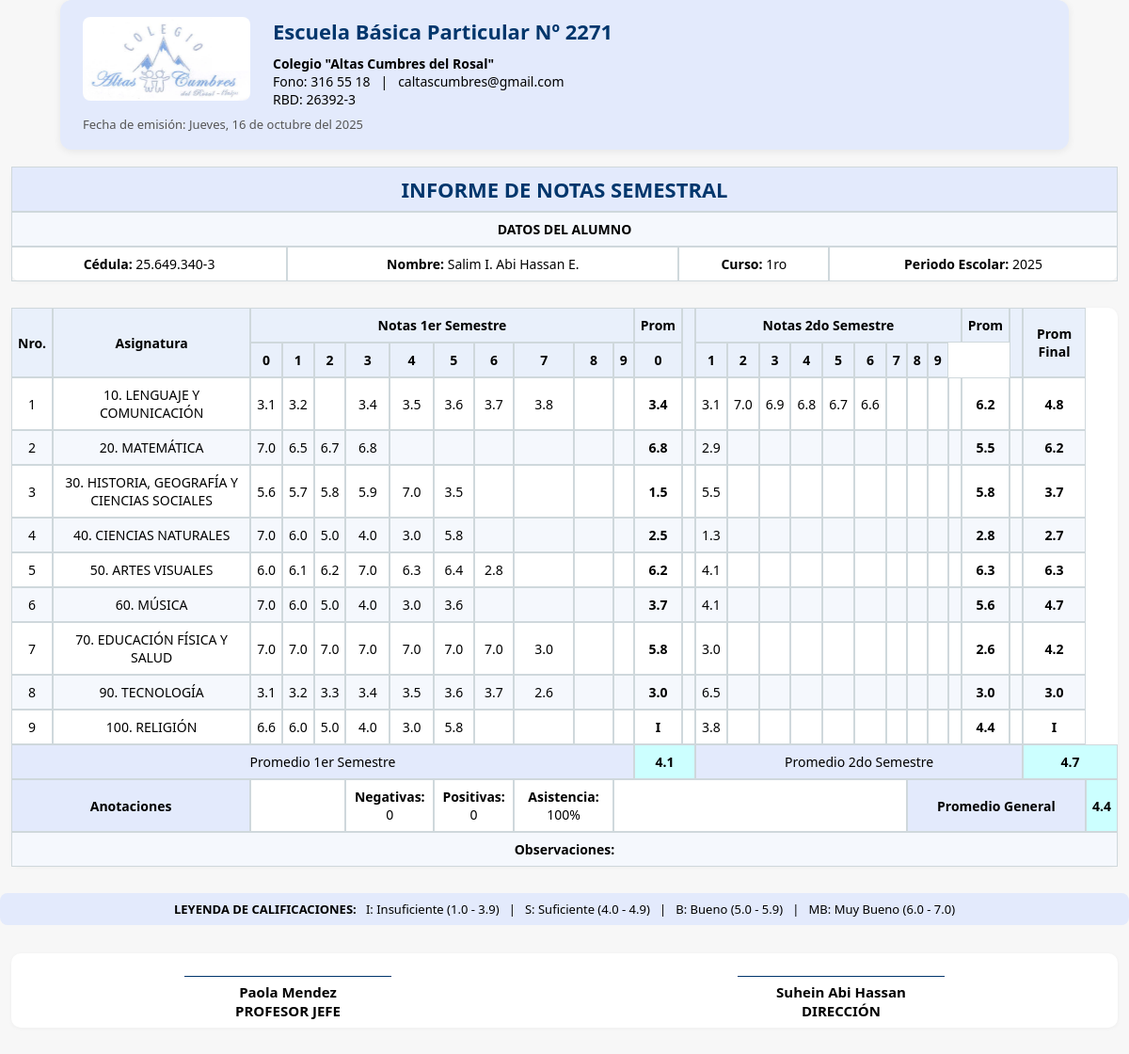
The app's page /registrar_notas_anotaciones_impS.php with its own data.
### tables this page shows
CREATE TABLE `imp` (
  `id` int(11) NOT NULL,
  `ci_alu` int(9) NOT NULL,
  `ci_alu2` varchar(3) NOT NULL
);

CREATE TABLE `alumno` (
  `id_alu` int(11) NOT NULL,
  `ci_alu` int(9) NOT NULL,
  `ci_alu2` varchar(1) NOT NULL,
  `nom_alu` varchar(50) NOT NULL,
  `grado` int(2) NOT NULL,
  `seccion` varchar(2) NOT NULL,
  `periodo` varchar(5) NOT NULL,
  `sexo` varchar(15) NOT NULL,
  `retirado` int(1) NOT NULL,
  `borrado` int(1) NOT NULL
);

CREATE TABLE `asignatura` (
  `id_asig` int(11) NOT NULL,
  `cod_asig` float NOT NULL,
  `nom_asig` varchar(50) NOT NULL,
  `g1` varchar(2) NOT NULL,
  `g2` varchar(2) NOT NULL,
  `g3` varchar(2) NOT NULL,
  `g4` varchar(2) NOT NULL,
  `g5` varchar(2) NOT NULL,
  `g6` varchar(2) NOT NULL,
  `g7` varchar(2) NOT NULL,
  `g8` varchar(2) NOT NULL,
  `borrado` int(1) NOT NULL
);

CREATE TABLE `notas2025` (
  `id_notas` int(11) NOT NULL,
  `ci_alu` int(8) NOT NULL,
  `ci_alu2` varchar(2) NOT NULL,
  `cod_asig` int(2) NOT NULL,
  `cod_curso` varchar(8) NOT NULL,
  `periodo` varchar(8) NOT NULL,
  `semestre` int(1) NOT NULL,
  `nota_prom` float NOT NULL,
  `prom_final` float NOT NULL,
  `prom_sem` float NOT NULL,
  `prom_gen` float NOT NULL,
  `nota` float NOT NULL,
  `anot_n` int(3) NOT NULL,
  `anot_p` int(3) NOT NULL,
  `porc_asist` int(3) NOT NULL,
  `obs` mediumtext NOT NULL,
  `fecha` date NOT NULL,
  `final` int(1) NOT NULL,
  `semestral` int(1) NOT NULL
);

CREATE TABLE `prof` (
  `id_prof` int(11) NOT NULL,
  `ci_prof` int(9) NOT NULL,
  `ci_prof2` varchar(1) NOT NULL,
  `nom_prof` varchar(30) NOT NULL,
  `dir_prof` varchar(150) NOT NULL,
  `tlf_prof` varchar(50) NOT NULL,
  `retirado` int(1) NOT NULL,
  `director` int(1) DEFAULT 0
);

### registrar_notas_anotaciones_impS.php (the view, shortened to what this page needs)
<?php
$conexion = conectarse_escuela();
$ci_alu = $ci_alu2 = $nom_alu = $grado = $periodo = $nom_prof = $nom_dir = $obs = "";
$prom_sem = $prom_sem2 = $prom_gen = $anota_n = $anota_p = $porc_asist = "";
$fecha_insc = date("d-m-Y");
$consulta_imp = $conexion->prepare("SELECT * FROM imp WHERE id = 1");
$consulta_imp->execute();
$datos_imp = $consulta_imp->get_result()->fetch_assoc();
if ($datos_imp) {
    $ci_alu = $datos_imp['ci_alu'];
    $ci_alu2 = strtoupper($datos_imp['ci_alu2']);
}
$consulta_alumno = $conexion->prepare("SELECT * FROM alumno WHERE ci_alu = ? AND ci_alu2 = ?");
$consulta_alumno->bind_param("ss", $ci_alu, $ci_alu2);
$consulta_alumno->execute();
$datos_alumno = $consulta_alumno->get_result()->fetch_assoc();
if ($datos_alumno && $datos_alumno['borrado'] == 0) {
    $nom_alu = $datos_alumno['nom_alu'];
    $grado = $datos_alumno['grado'];
    $periodo = $datos_alumno['periodo'];
    $cod_curso = $grado . $periodo;
    $consulta_curso = $conexion->prepare("SELECT * FROM curso WHERE cod_curso = ?");
    $consulta_curso->bind_param("s", $cod_curso);
    $consulta_curso->execute();
    $datos_curso = $consulta_curso->get_result()->fetch_assoc();
    $ci_prof = $datos_curso['ci_prof'] ?? '';
    $ci_prof2 = $datos_curso['ci_prof2'] ?? '';
    $consulta_prof = $conexion->prepare("SELECT * FROM prof WHERE ci_prof = ? AND ci_prof2 = ?");
    $consulta_prof->bind_param("ss", $ci_prof, $ci_prof2);
    $consulta_prof->execute();
    $datos_prof = $consulta_prof->get_result()->fetch_assoc();
    $nom_prof = $datos_prof['nom_prof'] ?? '';
    $consulta_dir = $conexion->prepare("SELECT * FROM prof WHERE director = 1");
    $consulta_dir->execute();
    $datos_dir = $consulta_dir->get_result()->fetch_assoc();
    $nom_dir = $datos_dir['nom_prof'] ?? '';
    if ($grado < 3) {
        $consulta_asig = $conexion->prepare("SELECT * FROM asignatura WHERE g1 = 'SI' AND borrado = 0 ORDER BY cod_asig");
    } elseif ($grado >= 3 && $grado < 7) {
        $consulta_asig = $conexion->prepare("SELECT * FROM asignatura WHERE g3 = 'SI' AND borrado = 0 ORDER BY cod_asig");
    } else {
        $consulta_asig = $conexion->prepare("SELECT * FROM asignatura WHERE g7 = 'SI' AND borrado = 0 ORDER BY cod_asig");
    }
    $consulta_asig->execute();
    $resultado_asig = $consulta_asig->get_result();
    $notas1 = [];
    $prom_sem = 0;
    $s = 0;
    while ($asig = $resultado_asig->fetch_assoc()) {
        $cod_asig = $asig['cod_asig'];
        $nom_asig = $asig['nom_asig'];
        $consulta_nota = $conexion->prepare("SELECT * FROM notas$periodo WHERE ci_alu = ? AND ci_alu2 = ? AND periodo = ? AND semestre = '1' AND cod_asig = ? ORDER BY id_notas");
        $consulta_nota->bind_param("ssss", $ci_alu, $ci_alu2, $periodo, $cod_asig);
        $consulta_nota->execute();
        $res_nota = $consulta_nota->get_result();
        $notas = [];
        $prom = "";
        while ($row = $res_nota->fetch_assoc()) {
            $notas[] = ($row['nota'] > 0) ? number_format($row['nota'], 1, '.', '') : "";
            $prom = ($row['nota_prom'] > 0) ? number_format($row['nota_prom'], 1, '.', '') : "";
            $anota_n = $row['anot_n'] ?? "";
            $anota_p = $row['anot_p'] ?? "";
            $porc_asist = $row['porc_asist'] ?? "";
            $obs = $row['obs'] ?? "";
        }
        if ($cod_asig < 100 && $prom > 0) {
            $s++;
            $prom_sem += $prom;
        }
        if ($cod_asig == 100 && $prom !== "") {
            $val = $prom;
            $prom = match(true) {
                $val >= 1 && $val <= 3.9 => 'I',
                $val >= 4 && $val <= 4.9 => 'S',
                $val >= 5 && $val <= 5.9 => 'B',
                $val >= 6 && $val <= 7 => 'MB',
                default => $prom
            };
        }
        $notas1[] = [
            'cod_asig' => $cod_asig,
            'nom_asig' => $nom_asig,
            'notas' => $notas,
            'prom' => $prom
        ];
    }
    $prom_sem = ($s > 0) ? number_format($prom_sem / $s, 1, '.', '') : "";
    if ($grado < 3) {
        $consulta_asig = $conexion->prepare("SELECT * FROM asignatura WHERE g1 = 'SI' AND borrado = 0 ORDER BY cod_asig");
    } elseif ($grado >= 3 && $grado < 7) {
        $consulta_asig = $conexion->prepare("SELECT * FROM asignatura WHERE g3 = 'SI' AND borrado = 0 ORDER BY cod_asig");
    } else {
        $consulta_asig = $conexion->prepare("SELECT * FROM asignatura WHERE g7 = 'SI' AND borrado = 0 ORDER BY cod_asig");
    }
    $consulta_asig->execute();
    $resultado_asig2 = $consulta_asig->get_result();
    $notas2 = [];
    $prom_sem2 = 0;
    $g = 0;
    $prom_gen = 0;
    while ($asig = $resultado_asig2->fetch_assoc()) {
        $cod_asig = $asig['cod_asig'];
        $nom_asig = $asig['nom_asig'];
        $consulta_nota = $conexion->prepare("SELECT * FROM notas$periodo WHERE ci_alu = ? AND ci_alu2 = ? AND periodo = ? AND semestre = '2' AND cod_asig = ? ORDER BY id_notas");
        $consulta_nota->bind_param("ssss", $ci_alu, $ci_alu2, $periodo, $cod_asig);
        $consulta_nota->execute();
        $res_nota = $consulta_nota->get_result();
        $notas = [];
        $prom2 = "";
        while ($row = $res_nota->fetch_assoc()) {
            $notas[] = ($row['nota'] > 0) ? number_format($row['nota'], 1, '.', '') : "";
            $prom2 = ($row['nota_prom'] > 0) ? number_format($row['nota_prom'], 1, '.', '') : "";
        }
        if ($cod_asig < 100 && $prom2 > 0) {
            $prom_sem2 += $prom2;
            $pf = 0;
            if (isset($notas1[$g]['prom']) && $notas1[$g]['prom'] > 0) {
                $pf = ($notas1[$g]['prom'] + $prom2) / 2;
            } else {
                $pf = $prom2;
            }
            $notas2[] = [
                'cod_asig' => $cod_asig,
                'nom_asig' => $nom_asig,
                'notas' => $notas,
                'prom2' => $prom2,
                'prom_final' => ($pf > 0) ? number_format($pf, 1, '.', '') : ""
            ];
            if ($pf > 0) {
                $prom_gen += $pf;
                $g++;
            }
        } else {
            $notas2[] = [
                'cod_asig' => $cod_asig,
                'nom_asig' => $nom_asig,
                'notas' => $notas,
                'prom2' => $prom2,
                'prom_final' => $notas1[$g]['prom'] ?? ""
            ];
        }
    }
    $prom_sem2 = ($g > 0) ? number_format($prom_sem2 / $g, 1, '.', '') : "";
    $prom_gen = ($g > 0) ? number_format($prom_gen / $g, 1, '.', '') : "";
    function obtenerFechaEnLetra($fecha) {
        $dia = conocerDiaSemanaFecha($fecha);
        $num = date("j", strtotime($fecha));
        $anno = date("Y", strtotime($fecha));
        $meses = array('enero', 'febrero', 'marzo', 'abril', 'mayo', 'junio', 'julio', 'agosto', 'septiembre', 'octubre', 'noviembre', 'diciembre');
        $mes = $meses[(date('m', strtotime($fecha)) * 1) - 1];
        return $dia . ', ' . $num . ' de ' . $mes . ' del ' . $anno;
    }
    function conocerDiaSemanaFecha($fecha) {
        $dias = array('Domingo', 'Lunes', 'Martes', 'Miércoles', 'Jueves', 'Viernes', 'Sábado');
        $dia = $dias[date('w', strtotime($fecha))];
        return $dia;
    }
}
?>
<!DOCTYPE html>
<html lang="es">
<head>
</head>
<body>
<center>
<div class="caja">
    <img src="/Sistema_Escuela/imagenes/logo altas cumbres.jpg" width="178" height="89" style="float:left; margin-right:24px; border-radius:8px;" />
    <div style="text-align:left;">
        <div class="titulo">Escuela Básica Particular Nº 2271</div>
        <div><strong>Colegio "Altas Cumbres del Rosal"</strong></div>
        <div>Fono: 316 55 18 &nbsp; | &nbsp; caltascumbres@gmail.com</div>
        <div>RBD: 26392-3</div>
        <div style="margin-top:8px; font-size:13px; color:#555;">Fecha de emisión: <?php echo obtenerFechaEnLetra($fecha_insc); ?></div>
    </div>
</div>
<table>
    <tr>
        <td colspan="4" class="titulo" style="background:#e3eafc;">INFORME DE NOTAS SEMESTRAL</td>
    </tr>
    <tr>
        <td colspan="4" style="background:#f5f8fd;"><strong>DATOS DEL ALUMNO</strong></td>
    </tr>
    <tr>
        <td><strong>Cédula:</strong> <?php echo number_format($ci_alu, 0, ' ', '.') . '-' . $ci_alu2; ?></td>
        <td><strong>Nombre:</strong> <?php echo htmlspecialchars($nom_alu); ?></td>
        <td><strong>Curso:</strong> <?php
            $grados = ['1' => '1ro', '2' => '2do', '3' => '3ro', '4' => '4to', '5' => '5to', '6' => '6to', '7' => '7mo', '8' => '8vo'];
            echo $grados[$grado] ?? '';
        ?></td>
        <td><strong>Periodo Escolar:</strong> <?php echo htmlspecialchars($periodo); ?></td>
    </tr>
</table>
<table>
    <tr>
        <th rowspan="2">Nro.</th>
        <th rowspan="2">Asignatura</th>
        <th colspan="10">Notas 1er Semestre</th>
        <th>Prom</th>
        <th rowspan="2"></th>
        <th colspan="10">Notas 2do Semestre</th>
        <th>Prom</th>
        <th rowspan="2"></th>
        <th rowspan="2">Prom Final</th>
    </tr>
    <tr>
        <?php for ($i = 0; $i < 10; $i++) echo "<th>$i</th>"; ?>
        <?php for ($i = 0; $i < 10; $i++) echo "<th>$i</th>"; ?>
    </tr>
    <?php
    $nro = 1;
    foreach ($notas1 as $idx => $asig1) {
        $asig2 = $notas2[$idx] ?? ['notas'=>[], 'prom2'=>'', 'prom_final'=>''];
        echo "<tr>";
        echo "<td>$nro</td>";
        echo "<td align='left'>{$asig1['cod_asig']}. {$asig1['nom_asig']}</td>";
        for ($i = 0; $i < 10; $i++) {
            echo "<td>" . ($asig1['notas'][$i] ?? '') . "</td>";
        }
        echo "<td><strong>{$asig1['prom']}</strong></td>";
        echo "<td></td>";
        for ($i = 0; $i < 10; $i++) {
            echo "<td>" . ($asig2['notas'][$i] ?? '') . "</td>";
        }
        echo "<td><strong>{$asig2['prom2']}</strong></td>";
        echo "<td></td>";
        echo "<td><strong>{$asig2['prom_final']}</strong></td>";
        echo "</tr>";
        $nro++;
    }
    ?>
    <tr>
        <td colspan="12" align="right" style="background:#e3eafc;">Promedio 1er Semestre</td>
        <td colspan="2" style="background:#ccffff;"><strong><?php echo $prom_sem; ?></strong></td>
        <td colspan="12" align="right" style="background:#e3eafc;">Promedio 2do Semestre</td>
        <td colspan="2" style="background:#ccffff;"><strong><?php echo $prom_sem2; ?></strong></td>
    </tr>
    <tr>
        <td colspan="2" style="background:#e3eafc;"><strong>Anotaciones</strong></td>
        <td colspan="3"></td>
        <td colspan="2" align="left"><strong>Negativas:</strong> <?php echo $anota_n; ?></td>
        <td colspan="2" align="left"><strong>Positivas:</strong> <?php echo $anota_p; ?></td>
        <td colspan="2" align="left"><strong>Asistencia:</strong> <?php echo $porc_asist; ?>%</td>
        <td colspan="10"></td>
        <td colspan="6" align="right" style="background:#e3eafc;"><strong>Promedio General</strong></td>
        <td colspan="2" style="background:#ccffff;"><strong><?php echo $prom_gen; ?></strong></td>
    </tr>
    <tr>
        <td colspan="30" align="left" style="background:#f5f8fd;"><strong>Observaciones:</strong> <?php echo htmlspecialchars($obs); ?></td>
    </tr>
</table>
<div class="leyenda">
    <strong>LEYENDA DE CALIFICACIONES:</strong>
    &nbsp; I: Insuficiente (1.0 - 3.9) &nbsp; | &nbsp;
    S: Suficiente (4.0 - 4.9) &nbsp; | &nbsp;
    B: Bueno (5.0 - 5.9) &nbsp; | &nbsp;
    MB: Muy Bueno (6.0 - 7.0)
</div>
<table class="firmas" style="margin-top:30px;">
    <tr>
        <th>
            <div class="linea"></div>
            <?php echo htmlspecialchars($nom_prof); ?><br>PROFESOR JEFE
        </th>
        <th>
            <div class="linea"></div>
            <?php echo htmlspecialchars($nom_dir); ?><br>DIRECCIÓN
        </th>
    </tr>
</table>
</center>
</body>
</html>

### registrar_notas_anotaciones_impS.php (style rules this page uses)
body { font-family: 'Segoe UI', Arial, Helvetica, sans-serif; font-size: 14px; background: #f7f7f7; margin: 0; padding: 0; }
.caja { background-color: #e3eafc; padding: 18px 24px; border-radius: 12px; margin-bottom: 18px; box-shadow: 0 2px 8px rgba(0,0,0,0.07); width: 1024px; }
table { border-collapse: separate; border-spacing: 0; margin-bottom: 28px; width: 98%; background: #fff; border-radius: 10px; box-shadow: 0 1px 4px rgba(0,0,0,0.04); }
th, td { border: 1px solid #cfd8dc; padding: 8px 6px; text-align: center; }
th { background: #e9f0fb; font-weight: 600; }
tr:nth-child(even) td { background: #f5f8fd; }
.titulo { font-size: 22px; color: #00366C; font-weight: bold; margin-bottom: 10px; }
.leyenda { background: #e3eafc; border-radius: 8px; padding: 8px; margin-bottom: 12px; font-size: 13px; }
.firmas th { border: none; background: none; padding-top: 24px; font-size: 15px; }
.firmas .linea { border-top: 1px solid #00366C; width: 220px; margin: 0 auto 6px auto; }

### records on screen
imp: ci_alu "25.649.340", ci_alu2 "3"
alumno: nom_alu "Salim I. Abi Hassan E.", grado "1ro", periodo "2025"
asignatura: cod_asig "10", nom_asig "LENGUAJE Y COMUNICACIÓN", notas "3.1", notas "3.2", notas "3.4", notas "3.5", notas "3.6", notas "3.7", notas "3.8", prom "3.4", notas "7.0", notas "6.9", notas "6.8", notas "6.7", notas "6.6", prom2 "6.2", prom_final "4.8"
asignatura: cod_asig "20", nom_asig "MATEMÁTICA", notas "7.0", notas "6.5", notas "6.7", notas "6.8", prom "6.8", notas "2.9", prom2 "5.5", prom_final "6.2"
asignatura: cod_asig "30", nom_asig "HISTORIA, GEOGRAFÍA Y CIENCIAS SOCIALES", notas "5.6", notas "5.7", notas "5.8", notas "5.9", notas "7.0", notas "3.5", prom "1.5", notas "5.5", prom2 "5.8", prom_final "3.7"
asignatura: cod_asig "40", nom_asig "CIENCIAS NATURALES", notas "7.0", notas "6.0", notas "5.0", notas "4.0", notas "3.0", notas "5.8", prom "2.5", notas "1.3", prom2 "2.8", prom_final "2.7"
asignatura: cod_asig "50", nom_asig "ARTES VISUALES", notas "6.0", notas "6.1", notas "6.2", notas "7.0", notas "6.3", notas "6.4", notas "2.8", prom "6.2", notas "4.1", prom2 "6.3", prom_final "6.3"
asignatura: cod_asig "60", nom_asig "MÚSICA", notas "7.0", notas "6.0", notas "5.0", notas "4.0", notas "3.0", notas "3.6", prom "3.7", notas "4.1", prom2 "5.6", prom_final "4.7"
asignatura: cod_asig "70", nom_asig "EDUCACIÓN FÍSICA Y SALUD", notas "7.0", notas "3.0", prom "5.8", prom2 "2.6", prom_final "4.2"
asignatura: cod_asig "90", nom_asig "TECNOLOGÍA", notas "3.1", notas "3.2", notas "3.3", notas "3.4", notas "3.5", notas "3.6", notas "3.7", notas "2.6", prom "3.0", notas "6.5", prom2 "3.0", prom_final "3.0"
asignatura: cod_asig "100", nom_asig "RELIGIÓN", notas "6.6", notas "6.0", notas "5.0", notas "4.0", notas "3.0", notas "5.8", prom "I", notas "3.8", prom2 "4.4", prom_final "I"
notas2025: anot_n "0", anot_p "0", porc_asist "100"
prof: nom_prof "Paola Mendez"
prof: nom_prof "Suhein Abi Hassan"

### other values on screen
$prom_sem "4.1"
$prom_sem2 "4.7"
$prom_gen "4.4"
